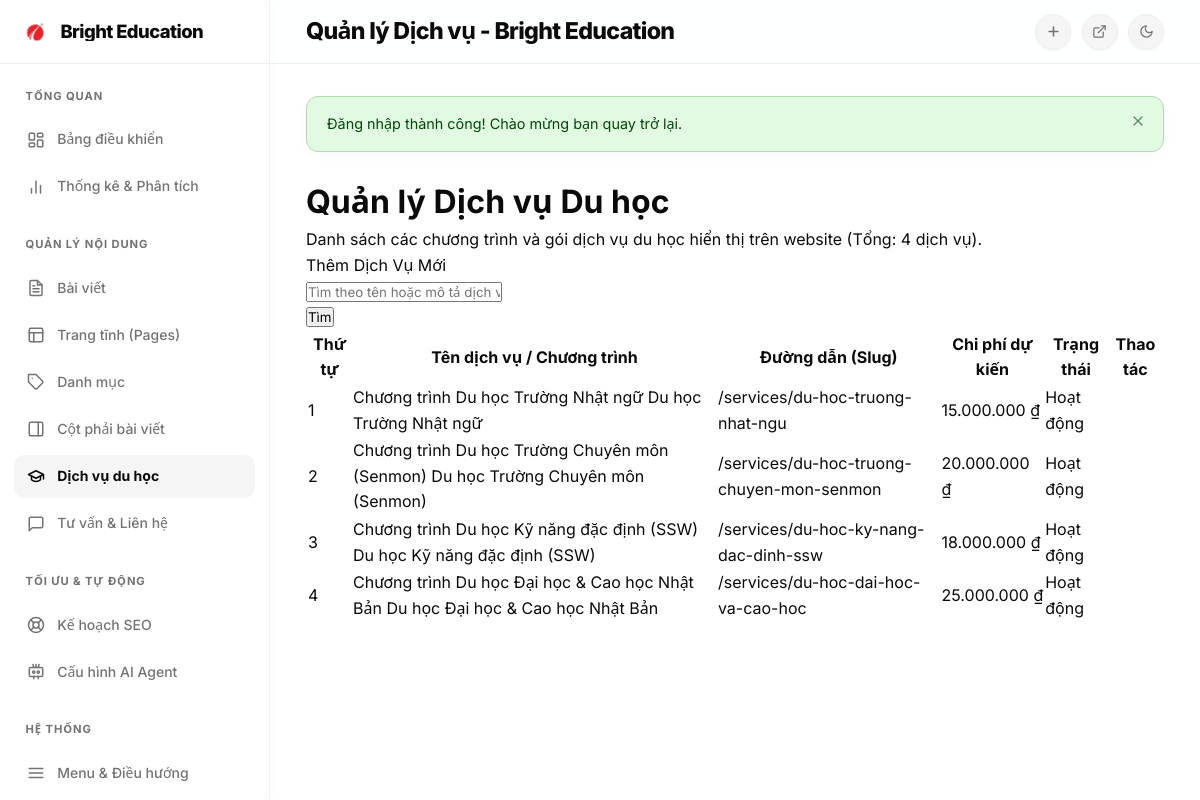
Page /admin/services (signed in) on the committed database.
### tables this page shows
CREATE TABLE services (
            id             INTEGER PRIMARY KEY AUTOINCREMENT,
            name           TEXT,
            title          TEXT NOT NULL,
            slug           TEXT UNIQUE NOT NULL,
            description    TEXT,
            content        TEXT,
            icon           TEXT,
            price          REAL DEFAULT 0,
            display_order  INTEGER NOT NULL DEFAULT 0,
            status         TEXT NOT NULL DEFAULT 'active' CHECK(status IN ('active','inactive')),
            created_at     TEXT NOT NULL DEFAULT (datetime('now','localtime')),
            updated_at     TEXT NOT NULL DEFAULT (datetime('now','localtime'))
        );

### app/Controllers/AdminServiceController.php (called while the page is built, shortened)
<?php
class AdminServiceController {
    public function index() {
        $page = isset($_GET['page']) ? max(1, (int)$_GET['page']) : 1;
        $perPage = defined('ADMIN_POSTS_PER_PAGE') ? ADMIN_POSTS_PER_PAGE : 20;
        $search = trim($_GET['search'] ?? '');
        $result = Service::getPaginated($page, $perPage, $search);
        view('admin/services', [
            'services' => $result['items'],
            'total' => $result['total'],
            'page' => $result['page'],
            'per_page' => $result['per_page'],
            'total_pages' => $result['total_pages'],
            'search' => $search,
            'page_title' => 'Quản lý Dịch vụ - Bright Education'
        ]);
    }
}

### app/Models/Service.php (called while the page is built, shortened)
<?php
class Service {
    public static function getPaginated($page = 1, $perPage = 20, $search = '') {
        $db = Database::getInstance();
        $offset = ($page - 1) * $perPage;
        $where = [];
        $params = [];
        $whereClause = !empty($where) ? 'WHERE ' . implode(' AND ', $where) : '';
        $countStmt = $db->prepare("SELECT COUNT(*) FROM services $whereClause");
        $countStmt->execute($params);
        $total = (int)$countStmt->fetchColumn();
        $query = "
            SELECT * FROM services
            $whereClause
            ORDER BY display_order ASC, id ASC
            LIMIT $perPage OFFSET $offset
        ";
        $stmt = $db->prepare($query);
        $stmt->execute($params);
        $items = $stmt->fetchAll(PDO::FETCH_ASSOC);
        return [
            'items' => $items,
            'total' => $total,
            'page' => $page,
            'per_page' => $perPage,
            'total_pages' => (int)ceil($total / $perPage)
        ];
    }
}

### views/admin/services.php (the view, shortened to what this page needs)
<?php
include APP_ROOT . '/views/layouts/admin_header.php';
?>
<div class="admin-page-header flex flex-col sm:flex-row sm:items-center sm:justify-between gap-4 mb-6">
  <div>
    <h1 class="text-2xl font-bold text-slate-800 font-display">Quản lý Dịch vụ Du học</h1>
    <p class="text-xs text-slate-500 mt-1">Danh sách các chương trình và gói dịch vụ du học hiển thị trên website (Tổng: <?php echo $total; ?> dịch vụ).</p>
  </div>
  <div>
    <a href="/admin/services/create" class="inline-flex items-center gap-1.5 px-4 py-2 bg-primary hover:bg-slate-800 text-white rounded-xl text-xs font-bold transition-all shadow-sm">
      <i class="bi bi-plus-lg"></i> Thêm Dịch Vụ Mới
    </a>
  </div>
</div>
<div class="bg-white rounded-2xl p-4 border border-slate-200/80 shadow-sm mb-6">
  <form method="GET" action="/admin/services" class="flex items-center gap-3">
    <div class="flex-1">
      <input type="text" name="search" value="<?php echo htmlspecialchars($search); ?>" placeholder="Tìm theo tên hoặc mô tả dịch vụ..." class="w-full px-3.5 py-2 text-xs bg-slate-50 rounded-xl border border-slate-200 focus:bg-white focus:border-primary outline-none">
    </div>
    <button type="submit" class="px-4 py-2 bg-primary hover:bg-slate-800 text-white rounded-xl text-xs font-bold transition-colors">
      <i class="bi bi-search mr-1"></i>Tìm
    </button>
  </form>
</div>
<div class="bg-white rounded-2xl border border-slate-200/80 shadow-sm overflow-hidden">
  <div class="overflow-x-auto">
    <table class="w-full text-left border-collapse text-xs">
      <thead>
        <tr class="bg-slate-50/80 border-b border-slate-200/80 text-slate-500 font-bold uppercase tracking-wider">
          <th class="py-3 px-4 w-12 text-center">Thứ tự</th>
          <th class="py-3 px-4">Tên dịch vụ / Chương trình</th>
          <th class="py-3 px-4">Đường dẫn (Slug)</th>
          <th class="py-3 px-4">Chi phí dự kiến</th>
          <th class="py-3 px-4 text-center">Trạng thái</th>
          <th class="py-3 px-4 text-right">Thao tác</th>
        </tr>
      </thead>
      <tbody class="divide-y divide-slate-100 font-medium">
        <?php if (empty($services)): ?>
          <tr>
            <td colspan="6" class="py-12 text-center text-slate-400">
              <i class="bi bi-briefcase text-3xl block mb-2"></i>
              Chưa có dịch vụ nào trong hệ thống.
            </td>
          </tr>
        <?php else: ?>
          <?php foreach ($services as $s): ?>
            <tr class="hover:bg-slate-50/80 transition-colors">
              <td class="py-3 px-4 text-center font-bold text-slate-500">
                <?php echo (int)$s['display_order']; ?>
              </td>
              <td class="py-3 px-4">
                <div class="flex items-center gap-3">
                  <div>
                    <a href="/admin/services/edit/<?php echo $s['id']; ?>" class="font-bold text-slate-800 text-sm hover:text-primary transition-colors block">
                      <?php echo htmlspecialchars($s['title']); ?>
                    </a>
                    <span class="text-[11px] text-slate-400"><?php echo htmlspecialchars($s['name']); ?></span>
                  </div>
                </div>
              </td>
              <td class="py-3 px-4 text-slate-500 font-mono text-[11px]">
                /services/<?php echo htmlspecialchars($s['slug']); ?>
              </td>
              <td class="py-3 px-4 font-bold text-slate-700">
                <?php echo $s['price'] > 0 ? formatMoney($s['price']) : '<span class="text-slate-400 font-normal">Liên hệ</span>'; ?>
              </td>
              <td class="py-3 px-4 text-center">
                <?php if ($s['status'] === 'active'): ?>
                  <span class="inline-flex items-center px-2.5 py-0.5 rounded-full text-[10px] font-bold bg-green-50 text-green-700 border border-green-200">Hoạt động</span>
                <?php else: ?>
                  <span class="inline-flex items-center px-2.5 py-0.5 rounded-full text-[10px] font-bold bg-slate-100 text-slate-500 border border-slate-200">Ẩn</span>
                <?php endif; ?>
              </td>
              <td class="py-3 px-4 text-right whitespace-nowrap">
              </td>
            </tr>
          <?php endforeach; ?>
        <?php endif; ?>
      </tbody>
    </table>
  </div>
</div>
<?php include APP_ROOT . '/views/layouts/admin_footer.php'; ?>

### public/assets/css/core/variables_base.css (style rules this page uses)
:root { color-scheme: light; --background: #ffffff; --background: oklch(1 0 0); --foreground: #09090b; --foreground: oklch(0.145 0 0); --card: #ffffff; --card: oklch(1 0 0); --card-foreground: #09090b; --card-foreground: oklch(0.145 0 0); --popover: #ffffff; --popover: oklch(1 0 0); --popover-foreground: #09090b; --popover-foreground: oklch(0.145 0 0); --primary: #09090b; --primary: oklch(0.145 0 0); --primary-foreground: #ffffff; --primary-foreground: oklch(1 0 0); --secondary: #f4f4f5; --secondary: oklch(0.97 0 0); --secondary-foreground: #09090b; --secondary-foreground: oklch(0.145 0 0); --muted: #f4f4f5; --muted: oklch(0.97 0 0); --muted-foreground: #71717a; --muted-foreground: oklch(0.556 0 0); --accent: #f4f4f5; --accent: oklch(0.97 0 0); --accent-foreground: #09090b; --accent-foreground: oklch(0.145 0 0); --destructive: #ef4444; --destructive: oklch(0.637 0.208 25.331); --border: #e4e4e7; --border: oklch(0.95 0 0); --input: #e4e4e7; --input: oklch(0.922 0 0); --ring: #d4d4d8; --ring: oklch(0.87 0 0); --radius: 16px; --spacing: 1.5rem; font-family: 'Inter', ui-sans-serif, system-ui, sans-serif; font-size: 16px; line-height: 1.6; }
*, *::before, *::after { box-sizing: border-box; margin: 0; padding: 0; }
html { background-color: var(--background); color: var(--foreground); min-height: 100%; }
body { background-color: var(--background); color: var(--foreground); min-height: 100vh; -webkit-font-smoothing: antialiased; }
html, body, .header, .site-footer, .card, .article-card, .hero-spotlight-card, .theme-toggle-btn, .mobile-nav-drawer { transition: background-color 0.25s ease, border-color 0.25s ease, color 0.15s ease; }
a { color: inherit; text-decoration: none; }

### public/assets/css/admin/layout_sidebar.css (style rules this page uses)
*, *::before, *::after, body, button, input, select, textarea, table, th, td, code, pre, kbd, samp, h1, h2, h3, h4, h5, h6, p, span, a, label, div { font-family: 'Inter', ui-sans-serif, system-ui, -apple-system, BlinkMacSystemFont, 'Segoe UI', Roboto, sans-serif !important; }
:root { --admin-header-height: 64px; }

### rows in the picture
services: display_order "1", title "Chương trình Du học Trường Nhật ngữ", name "Du học Trường Nhật ngữ", slug "du-hoc-truong-nhat-ngu", price "15.000.000 ₫", status "Hoạt động"
services: display_order "2", title "Chương trình Du học Trường Chuyên môn (Senmon)", name "Du học Trường Chuyên môn (Senmon)", slug "du-hoc-truong-chuyen-mon-senmon", price "20.000.000 ₫", status "Hoạt động"
services: display_order "3", title "Chương trình Du học Kỹ năng đặc định (SSW)", name "Du học Kỹ năng đặc định (SSW)", slug "du-hoc-ky-nang-dac-dinh-ssw", price "18.000.000 ₫", status "Hoạt động"
services: display_order "4", title "Chương trình Du học Đại học & Cao học Nhật Bản", name "Du học Đại học & Cao học Nhật Bản", slug "du-hoc-dai-hoc-va-cao-hoc", price "25.000.000 ₫", status "Hoạt động"

### other values in the picture
$siteTitle "Bright Education"
$page_title "Quản lý Dịch vụ - Bright Education"
$escapedMsg "Đăng nhập thành công! Chào mừng bạn quay trở lại."
$total "4"
